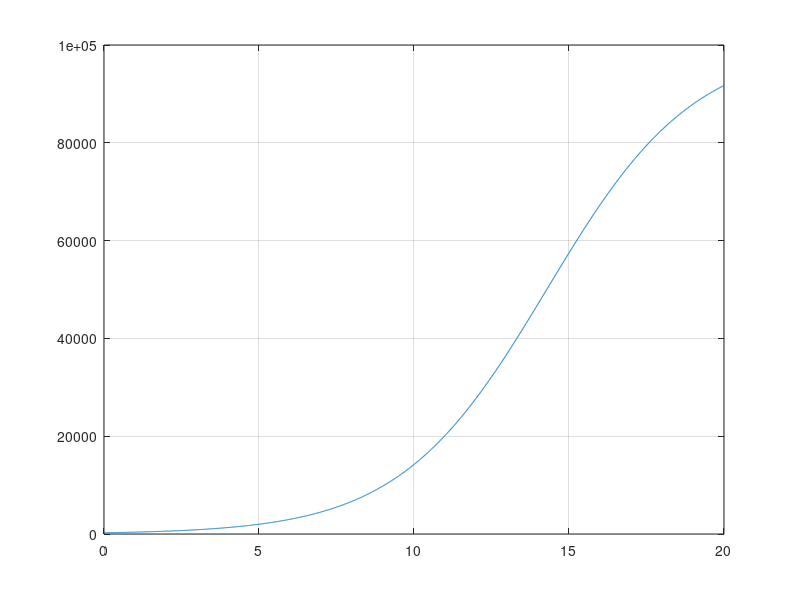

The MATLAB source for this figure:
clear;
Q=1e5;
r=0.42;
%%%
tau=0.01;
T=20;
m=T/tau;
%%%
t=0:tau:T;
N(1)=250;
for k=1:m
    N(k+1)=N(k)+tau*r*N(k)*(Q-N(k))/Q;
end
answer=N(1+m)
plot(t,N)
grid on